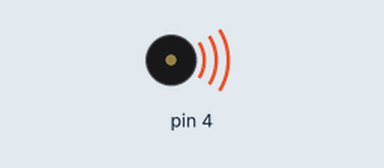
Simulated run of this sketch. Board: Arduino Uno, built with avr-gcc and run on an emulated ATmega328P. Shown: buzzer (waves = sounding).

Above: at 0.1 s.
At 13.7 s:
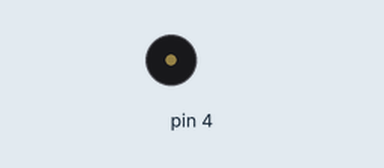
Timing chart, 0 to 15.2 s (numbered marks = the images above):
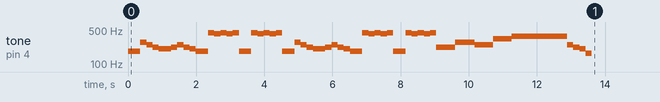

The sketch:

buzzer.ino
```cpp
void song(int buzzerPin){

  tone(buzzerPin, 185);
  delay(181);
  noTone(buzzerPin);

  tone(buzzerPin, 185);
  delay(181);
  noTone(buzzerPin);

  tone(buzzerPin, 277);
  delay(181);
  noTone(buzzerPin);

  tone(buzzerPin, 247);
  delay(181);
  noTone(buzzerPin);

  tone(buzzerPin, 220);
  delay(181);
  noTone(buzzerPin);

  tone(buzzerPin, 208);
  delay(181);
  noTone(buzzerPin);

  tone(buzzerPin, 208);
  delay(181);
  noTone(buzzerPin);

  tone(buzzerPin, 220);
  delay(181);
  noTone(buzzerPin);

  tone(buzzerPin, 247);
  delay(181);
  noTone(buzzerPin);

  tone(buzzerPin, 220);
  delay(181);
  noTone(buzzerPin);

  tone(buzzerPin, 208);
  delay(181);
  noTone(buzzerPin);

  tone(buzzerPin, 185);
  delay(181);
  noTone(buzzerPin);

  tone(buzzerPin, 185);
  delay(181);
  noTone(buzzerPin);

  tone(buzzerPin, 440);
  delay(181);
  noTone(buzzerPin);

  tone(buzzerPin, 415);
  delay(181);
  noTone(buzzerPin);

  tone(buzzerPin, 440);
  delay(181);
  noTone(buzzerPin);

  tone(buzzerPin, 415);
  delay(181);
  noTone(buzzerPin);

  tone(buzzerPin, 440);
  delay(181);
  noTone(buzzerPin);

  tone(buzzerPin, 185);
  delay(181);
  noTone(buzzerPin);

  tone(buzzerPin, 185);
  delay(181);
  noTone(buzzerPin);

  tone(buzzerPin, 440);
  delay(181);
  noTone(buzzerPin);

  tone(buzzerPin, 415);
  delay(181);
  noTone(buzzerPin);

  tone(buzzerPin, 440);
  delay(181);
  noTone(buzzerPin);

  tone(buzzerPin, 415);
  delay(181);
  noTone(buzzerPin);

  tone(buzzerPin, 440);
  delay(181);
  noTone(buzzerPin);

  tone(buzzerPin, 185);
  delay(181);
  noTone(buzzerPin);

  tone(buzzerPin, 185);
  delay(181);
  noTone(buzzerPin);

  tone(buzzerPin, 277);
  delay(181);
  noTone(buzzerPin);

  tone(buzzerPin, 247);
  delay(181);
  noTone(buzzerPin);

  tone(buzzerPin, 220);
  delay(181);
  noTone(buzzerPin);

  tone(buzzerPin, 208);
  delay(181);
  noTone(buzzerPin);

  tone(buzzerPin, 208);
  delay(181);
  noTone(buzzerPin);

  tone(buzzerPin, 220);
  delay(181);
  noTone(buzzerPin);

  tone(buzzerPin, 247);
  delay(181);
  noTone(buzzerPin);

  tone(buzzerPin, 220);
  delay(181);
  noTone(buzzerPin);

  tone(buzzerPin, 208);
  delay(181);
  noTone(buzzerPin);

  tone(buzzerPin, 185);
  delay(181);
  noTone(buzzerPin);

  tone(buzzerPin, 185);
  delay(181);
  noTone(buzzerPin);

  tone(buzzerPin, 440);
  delay(181);
  noTone(buzzerPin);

  tone(buzzerPin, 415);
  delay(181);
  noTone(buzzerPin);

  tone(buzzerPin, 440);
  delay(181);
  noTone(buzzerPin);

  tone(buzzerPin, 415);
  delay(181);
  noTone(buzzerPin);

  tone(buzzerPin, 440);
  delay(181);
  noTone(buzzerPin);

  tone(buzzerPin, 185);
  delay(181);
  noTone(buzzerPin);

  tone(buzzerPin, 185);
  delay(181);
  noTone(buzzerPin);

  tone(buzzerPin, 440);
  delay(181);
  noTone(buzzerPin);

  tone(buzzerPin, 415);
  delay(181);
  noTone(buzzerPin);

  tone(buzzerPin, 440);
  delay(181);
  noTone(buzzerPin);

  tone(buzzerPin, 415);
  delay(181);
  noTone(buzzerPin);

  tone(buzzerPin, 440);
  delay(181);
  noTone(buzzerPin);

  tone(buzzerPin, 220);
  delay(181);
  noTone(buzzerPin);

  tone(buzzerPin, 220);
  delay(91);
  noTone(buzzerPin);

  tone(buzzerPin, 220);
  delay(181);
  noTone(buzzerPin);

  tone(buzzerPin, 220);
  delay(91);
  noTone(buzzerPin);

  tone(buzzerPin, 277);
  delay(181);
  noTone(buzzerPin);

  tone(buzzerPin, 277);
  delay(91);
  noTone(buzzerPin);

  tone(buzzerPin, 277);
  delay(212);
  noTone(buzzerPin);

  tone(buzzerPin, 277);
  delay(91);
  noTone(buzzerPin);

  tone(buzzerPin, 247);
  delay(181);
  noTone(buzzerPin);

  tone(buzzerPin, 247);
  delay(91);
  noTone(buzzerPin);

  tone(buzzerPin, 247);
  delay(181);
  noTone(buzzerPin);

  tone(buzzerPin, 247);
  delay(91);
  noTone(buzzerPin);

  tone(buzzerPin, 330);
  delay(181);
  noTone(buzzerPin);

  tone(buzzerPin, 330);
  delay(91);
  noTone(buzzerPin);

  tone(buzzerPin, 330);
  delay(181);
  noTone(buzzerPin);

  tone(buzzerPin, 330);
  delay(91);
  noTone(buzzerPin);

  tone(buzzerPin, 370);
  delay(181);
  noTone(buzzerPin);

  tone(buzzerPin, 370);
  delay(91);
  noTone(buzzerPin);

  tone(buzzerPin, 370);
  delay(181);
  noTone(buzzerPin);

  tone(buzzerPin, 370);
  delay(91);
  noTone(buzzerPin);

  tone(buzzerPin, 370);
  delay(181);
  noTone(buzzerPin);

  tone(buzzerPin, 370);
  delay(91);
  noTone(buzzerPin);

  tone(buzzerPin, 370);
  delay(181);
  noTone(buzzerPin);

  tone(buzzerPin, 370);
  delay(91);
  noTone(buzzerPin);

  tone(buzzerPin, 370);
  delay(181);
  noTone(buzzerPin);

  tone(buzzerPin, 370);
  delay(91);
  noTone(buzzerPin);

  tone(buzzerPin, 370);
  delay(181);
  noTone(buzzerPin);

  tone(buzzerPin, 370);
  delay(91);
  noTone(buzzerPin);

  tone(buzzerPin, 247);
  delay(181);
  noTone(buzzerPin);

  tone(buzzerPin, 220);
  delay(181);
  noTone(buzzerPin);

  tone(buzzerPin, 208);
  delay(181);
  noTone(buzzerPin);

  tone(buzzerPin, 165);
  delay(181);
  noTone(buzzerPin);
}

void setup() {
  // put your setup code here, to run once:
  // call the song function with digital pin
  song(4);
}

void loop() {
  // put your main code here, to run repeatedly:
}
```
